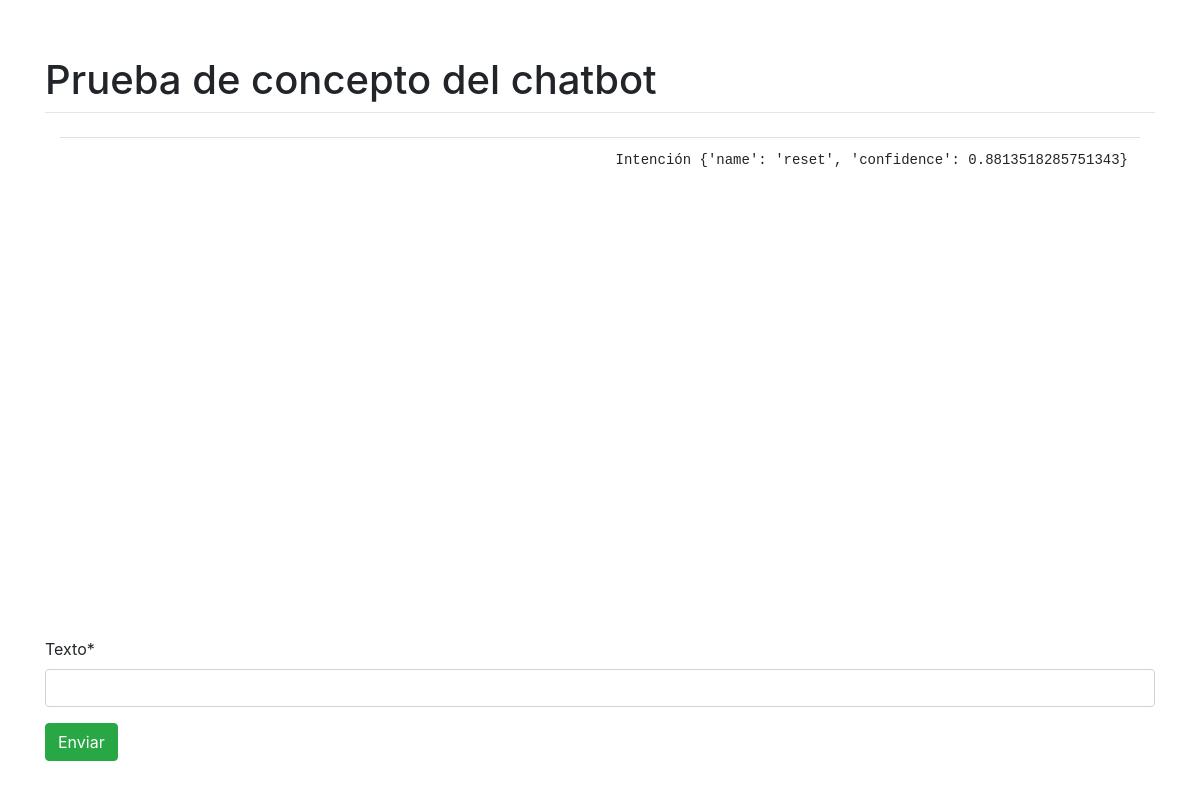
/chat/, run on an earlier commit of the app's database.
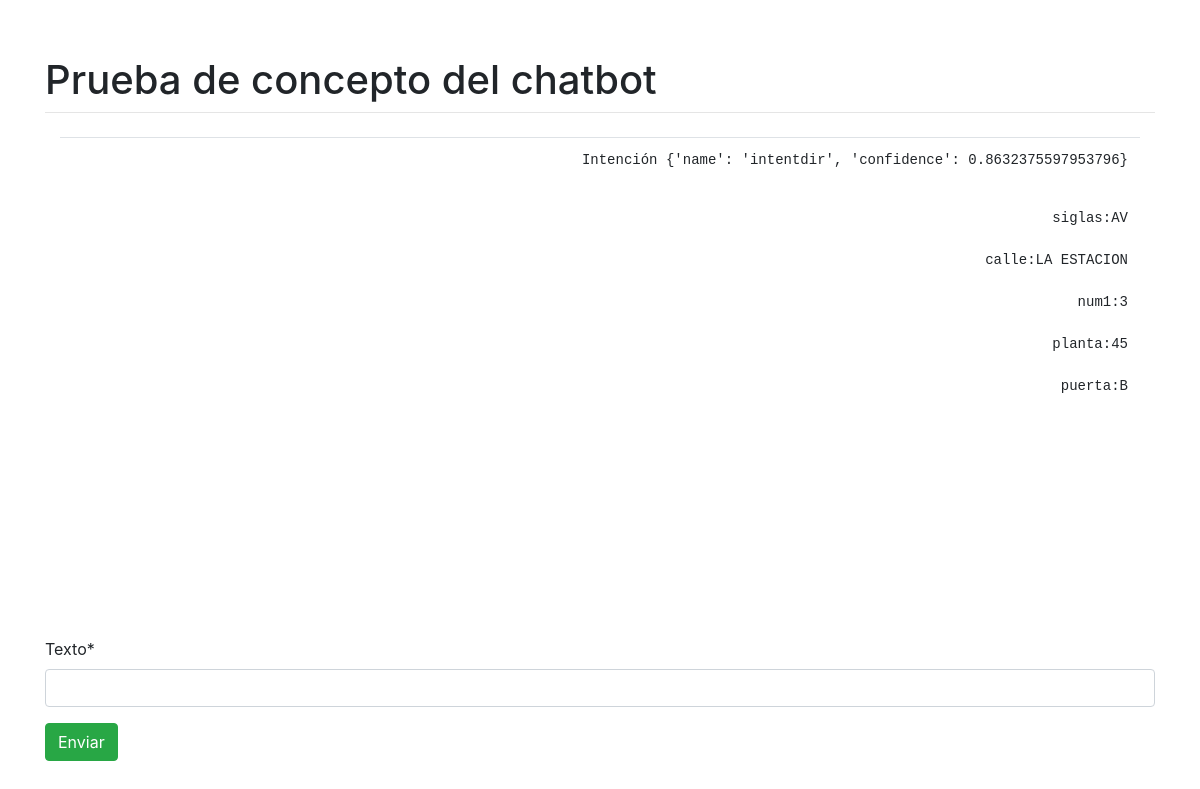
And on a later commit of the database.
### inicio/models.py (models this page shows)
class ChatModel(models.Model):
    usuario = models.CharField(max_length=100, null=True)
    texto = models.CharField(max_length=1000)
    fecha = models.DateTimeField(null=True, auto_now=True)
    def intencion(self):
        if self.texto:
             j = json.loads(self.texto)["intent"]
             return (j)
        return ""
    def entidades(self):
        if self.texto:
             j = json.loads(self.texto)["entities"]
             return (j)
        return ""
    class Meta:
        ordering = ('-fecha', )

### inicio/views.py (the view, shortened to what this page needs)
# urls.py: path('chat/', ProcesoChat.as_view(), name='chat'),
class ProcesoChat(CreateView):
    template_name = "chat.html"
    model = ChatModel
    fields = ["texto"]
    def conversacion(self):
        return ChatModel.objects.all()

### templates/chat.html (shortened to what this page needs)
{% extends 'base.html' %}
{% load crispy_forms_tags %}
{% block content %}
    <div class="container" style="height: 500px; overflow-y: auto">
        <table class="table">
            {% for i in view.conversacion %}
                {% if i.usuario == 'bot' %}
                    <tr style="text-align: right; color:red">
                        <td>
                            <pre>Intención {{ i.intencion }}</pre>
                            <pre>
                               {% for entidad in i.entidades %}
                                    {{ entidad.entity }}:{{ entidad.value }}
                               {% endfor %}
                            </pre>
                        </td>
                    </tr>
                {% endif %}
            {% endfor %}
        </table>
    </div>
    <form method="post">
        {{ form|crispy }}
        <button type="submit" class="btn btn-success">Enviar</button>
    </form>
{% endblock %}

What changed in the data, as far as the page shows it:
removed ChatModel: intencion "{'name': 'reset', 'confidence': 0.8813518285751343}"
added ChatModel: intencion "{'name': 'intentdir', 'confidence': 0.8632375597953796}", entity "siglas" "calle" "num1" "planta" "puerta", value "AV" "LA ESTACION" "3" "45" "B"
